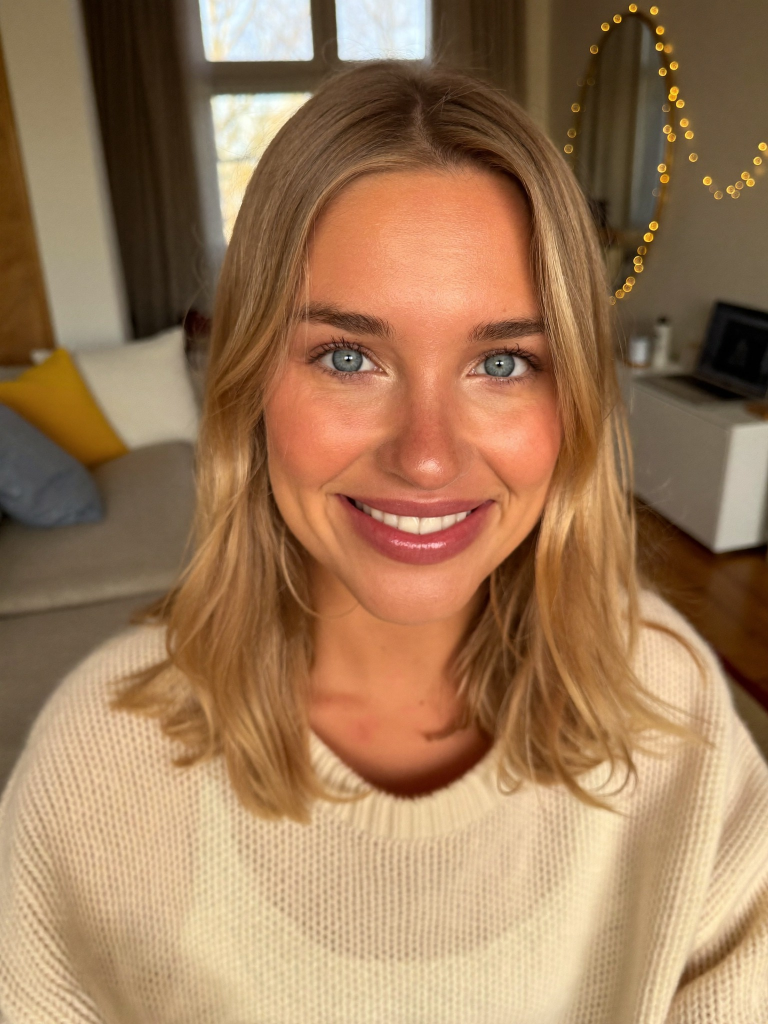
#> input picture ki-begleiterin/bilder/aylin-1-original.jpg, 1536 x 2048 px, given in place of verdun_thumb_base.png, which was not available (shown at 1/2 size)
$ python thumbnail.py
#> lines starting #> are read from the running program, lines starting #| are printed output that depends on the picture
### warazlib/ui.py
"""WarAZ-Einblendungen (einheitliches Design): Zähler, Ortslabel, Datumstitel, Zahlenkarte,
Kapitelkarte, Zitatkarte, Badge. Alles wird als RGBA-Ebene (PIL) gezeichnet und aufs Bild gelegt.

Stil: kantige Barlow-Condensed-Schrift, dunkle halbtransparente Platten mit abgeschrägter Ecke,
ein roter Akzentbalken. Farben siehe STYLE.
"""
import math
import os
from functools import lru_cache

import numpy as np
from PIL import Image, ImageDraw, ImageFont

ROOT = os.path.dirname(os.path.dirname(os.path.abspath(__file__)))
FONTS = os.path.join(ROOT, "assets", "fonts")

STYLE = dict(
    text=(238, 233, 224),
    muted=(176, 172, 164),
    plate=(14, 16, 20),
    plate_alpha=200,
    accent=(200, 56, 38),        # Signalrot
    warn=(232, 184, 52),         # Gelb für „umstritten“/„Schätzung“
    de=(132, 136, 122),          # Feldgrau
    fr=(104, 138, 186),          # Horizontblau
)


@lru_cache(maxsize=64)
def font(name, size):
    files = {
        "title": "BarlowCondensed-ExtraBold.ttf",
        "bold": "BarlowCondensed-Bold.ttf",
        "semi": "BarlowCondensed-SemiBold.ttf",
        "med": "BarlowCondensed-Medium.ttf",
        "body": "Barlow-Medium.ttf",
    }
    return ImageFont.truetype(os.path.join(FONTS, files[name]), size)


def ease(t):
    t = min(max(t, 0.0), 1.0)
    return t * t * (3 - 2 * t)


def ease_out(t):
    t = min(max(t, 0.0), 1.0)
    return 1 - (1 - t) ** 3


# [5 lines left out: function fade, not called in this run]


def spaced(draw, xy, text, fnt, fill, spacing=0.0):
    x, y = xy
    for ch in text:
        draw.text((x, y), ch, font=fnt, fill=fill)
        x += draw.textlength(ch, font=fnt) + spacing
    return x


def text_w(text, fnt, spacing=0.0):
    d = ImageDraw.Draw(Image.new("L", (1, 1)))
    return sum(d.textlength(ch, font=fnt) + spacing for ch in text) - spacing


# [7 lines left out: function plate, not called in this run]


class Overlay:
    # [4 lines left out: function __init__, not called in this run]

    def clear(self):
        self.img = Image.new("RGBA", (self.W, self.H), (0, 0, 0, 0))
        self.d = ImageDraw.Draw(self.img)

    # ------------------------------------------------------------ Zähler (unten links, dauerhaft)
    # [138 lines left out: functions counter, place, date_title, number_card, badge, chapter and 1 more, not called in this run]

    # ------------------------------------------------------------ Ausgabe
    def rgba(self):
        return np.asarray(self.img)


# [11 lines left out: function composite, not called in this run]

### projects/verdun_1916/thumbnail.py
"""Thumbnail 1280×720: KI-Grundbild (assets/ww1/thumbnail_src) + Text per PIL (Vorlage für WarAZ)."""
import os
import sys
from PIL import Image, ImageDraw, ImageFilter, ImageEnhance

HERE = os.path.dirname(os.path.abspath(__file__))
ROOT = os.path.dirname(os.path.dirname(HERE))
sys.path.insert(0, ROOT)
from warazlib import ui as UI  # noqa: E402


def make_thumb(base, out, big=("300.000", "TOTE"), tag="FÜR EIN PAAR KM?", kicker="VERDUN 1916"):
#> called with out = 'export/verdun_1916_thumbnail.jpg', big = ('300.000', 'TOTE'), tag = 'FÜR EIN PAAR KM?', kicker = 'VERDUN 1916'
    im = Image.open(base).convert("RGB")
#> im is the input picture: PIL image 1536x2048 RGB; mean R, G, B 157.3, 121.9, 89
    w, h = im.size
#> w = 1536; h = 2048
    th = int(w * 9 / 16)
#> th = 864
    im = im.crop((0, (h - th) // 2, w, (h - th) // 2 + th)).resize((1280, 720), Image.LANCZOS)
#> im: PIL image 1280x720 RGB
    im = ImageEnhance.Contrast(im).enhance(1.08)
    im = ImageEnhance.Color(im).enhance(1.08)
    # Abdunkeln links oben für Lesbarkeit
    g = Image.new("L", (1280, 720), 0)
#> g: PIL image 1280x720 L; every value is 0
    gd = ImageDraw.Draw(g)
    for x in range(0, 760, 4):
        a = int(170 * (1 - x / 760) ** 1.4)
        gd.rectangle((x, 0, x + 4, 720), fill=a)
    g = g.filter(ImageFilter.GaussianBlur(30))
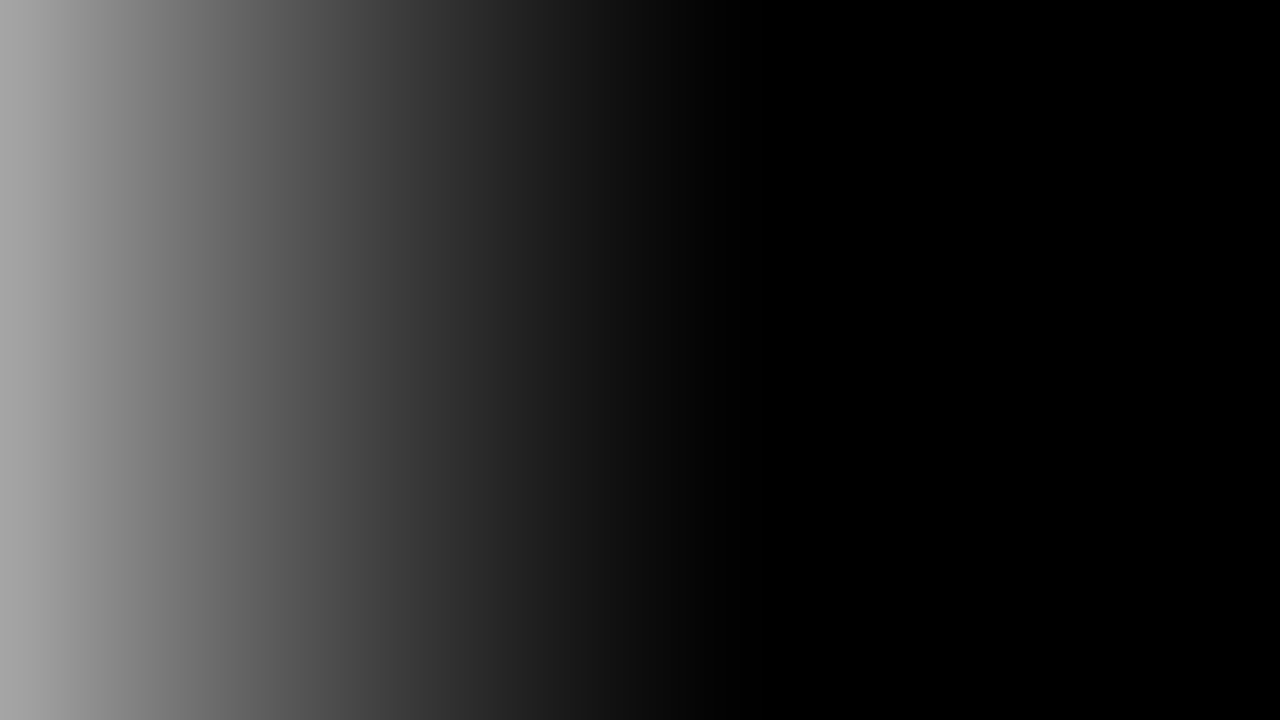
#> g: PIL image 1280x720 L; min 0, max 165, mean 42.1
    im = Image.composite(Image.new("RGB", im.size, (8, 8, 10)), im, g)
    d = ImageDraw.Draw(im, "RGBA")
    # Kicker
    fk = UI.font("bold", 40)
    kw = UI.text_w(kicker, fk, 6)
    d.rectangle((44, 40, 44 + kw + 36, 92), fill=(14, 16, 20, 225))
    d.rectangle((44, 40, 52, 92), fill=UI.STYLE["accent"] + (255,))
    UI.spaced(d, (66, 44), kicker, fk, UI.STYLE["text"] + (255,), 6)
    # Große Zeilen
    fb = UI.font("title", 178)
    y = 100
    for i, line in enumerate(big):
        col = (255, 255, 255) if i == 0 else (255, 214, 90)
        sh = Image.new("RGBA", im.size, (0, 0, 0, 0))
        sd = ImageDraw.Draw(sh)
        sd.text((50, y + 8), line, font=fb, fill=(0, 0, 0, 200), stroke_width=10, stroke_fill=(0, 0, 0, 200))
        sh = sh.filter(ImageFilter.GaussianBlur(6))
        im.paste(sh, (0, 0), sh)
        d = ImageDraw.Draw(im, "RGBA")
        d.text((44, y), line, font=fb, fill=col, stroke_width=6, stroke_fill=(10, 10, 12))
        y += 168
#> this loop made 2 passes
#> pass 1, in make_thumb, `sh = sh.filter(ImageFilter.GaussianBlur(6))`:
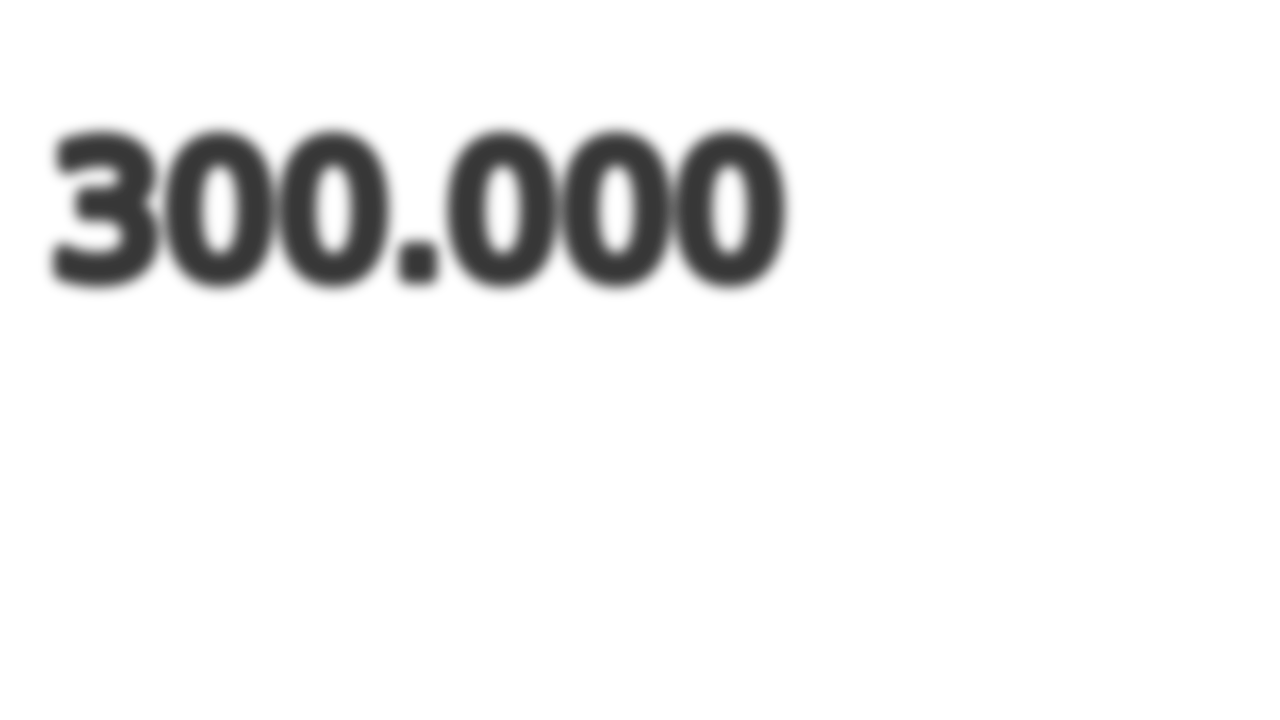
#> sh: PIL image 1280x720 RGBA; mean R, G, B, A 0, 0, 0, 15.1; transparent parts drawn white
#> after the loop:
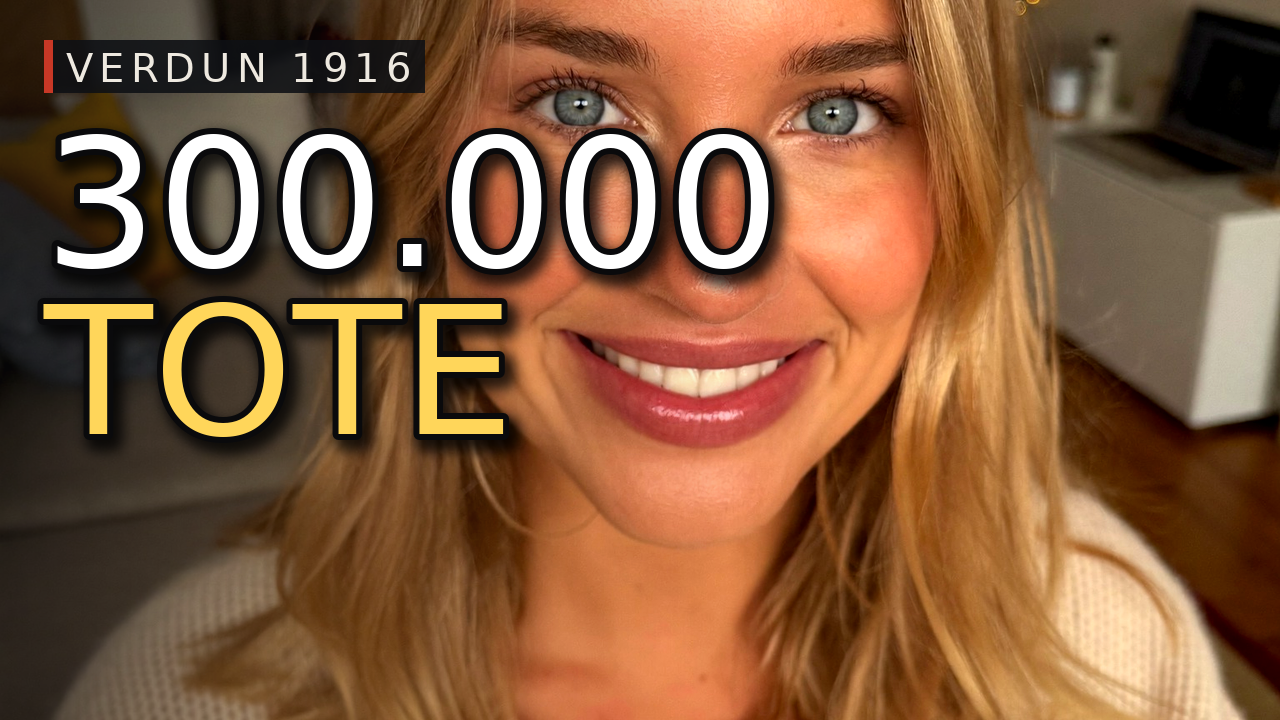
#> im: PIL image 1280x720 RGB; mean R, G, B 129.9, 88.9, 58.7
#> after the loop, y = 436
    # Tag-Plakette
    ft = UI.font("title", 70)
    tw = d.textlength(tag, font=ft)
#> tw = 651.7
    y += 26
#> y = 462
    d.polygon([(44, y), (44 + tw + 64, y), (44 + tw + 40, y + 92), (44, y + 92)], fill=UI.STYLE["accent"] + (245,))
    d.text((70, y + 6), tag, font=ft, fill=(255, 255, 255), stroke_width=2, stroke_fill=(90, 20, 14))
    im.save(out, quality=95)
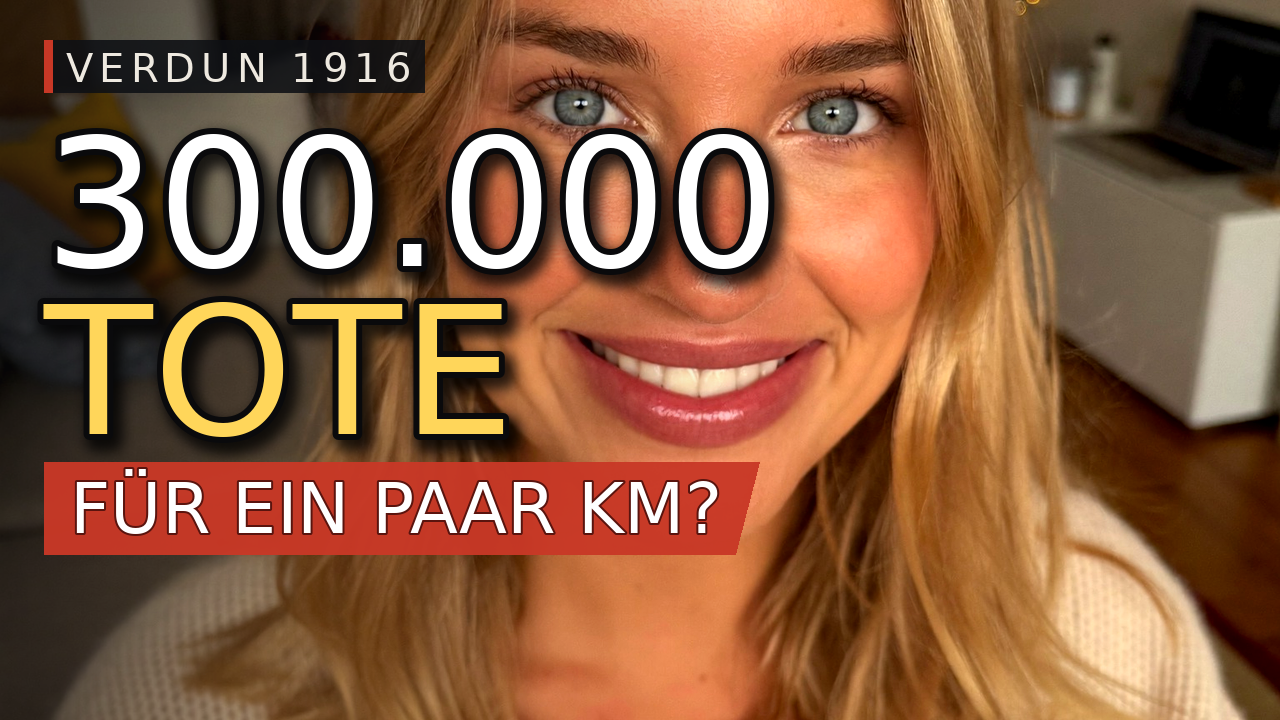
#> saved as verdun_1916_thumbnail.jpg: PIL image 1280x720 RGB; mean R, G, B 135.2, 89.4, 60.4
    return out


if __name__ == "__main__":
    os.makedirs(os.path.join(ROOT, "export"), exist_ok=True)
    out = make_thumb(os.path.join(ROOT, "assets", "ww1", "thumbnail_src", "verdun_thumb_base.png"),
                     os.path.join(ROOT, "export", "verdun_1916_thumbnail.jpg"))
    print(out, Image.open(out).size)

$ run again, on ki-begleiterin/bilder/aylin-2-original.jpg
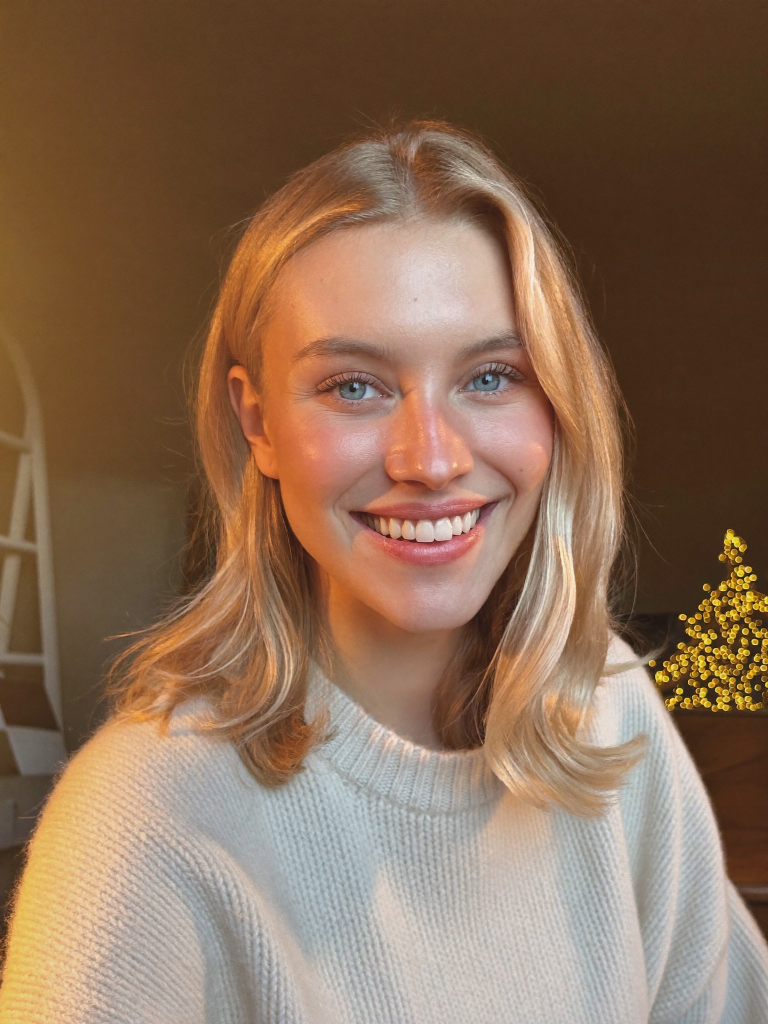
#> input picture ki-begleiterin/bilder/aylin-2-original.jpg, 1536 x 2048 px, given in place of verdun_thumb_base.png, which was not available (shown at 1/2 size)
#> in make_thumb, im is the input picture: PIL image 1536x2048 RGB; mean R, G, B 138.6, 109.4, 86.9
#> after the loop in make_thumb, `for i, line in enumerate(big):`:
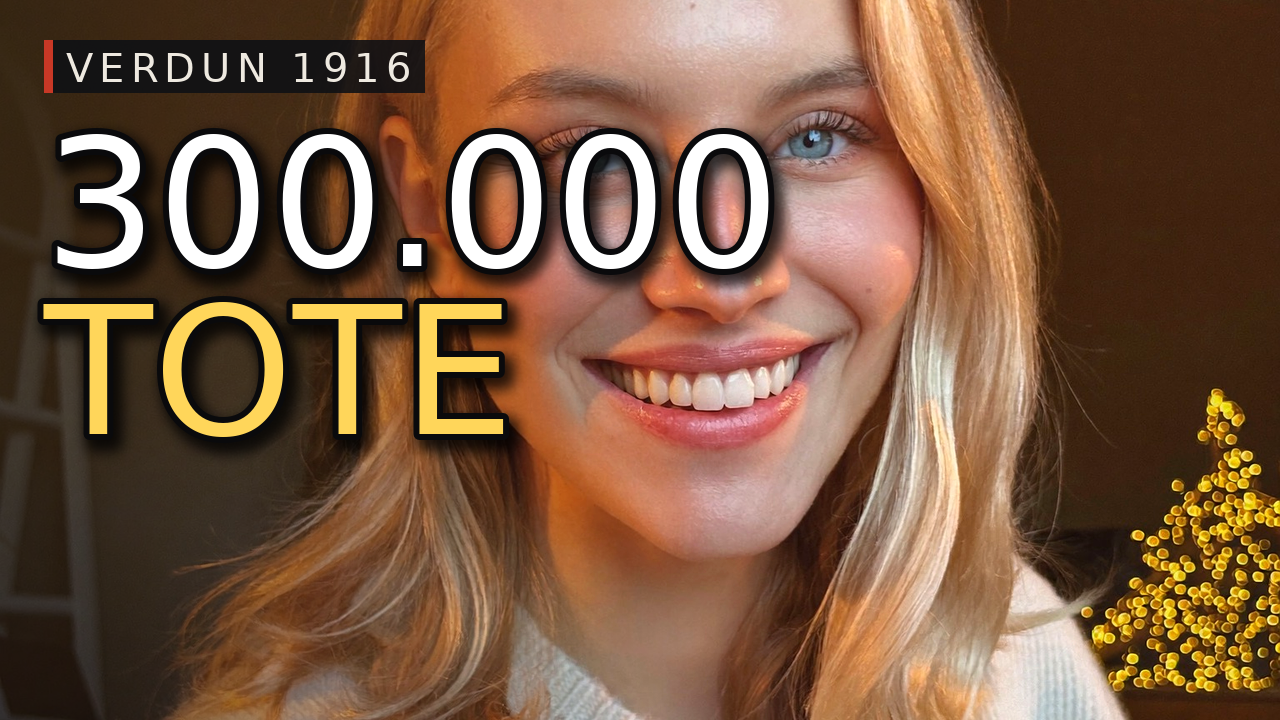
#> im: PIL image 1280x720 RGB; mean R, G, B 120.8, 87.3, 63.4
#> after the loop in make_thumb, `for i, line in enumerate(big):`: y = 436
#> tw = 651.7
#> in make_thumb, `y += 26`: y = 462
#> in make_thumb, `im.save(out, quality=95)`:
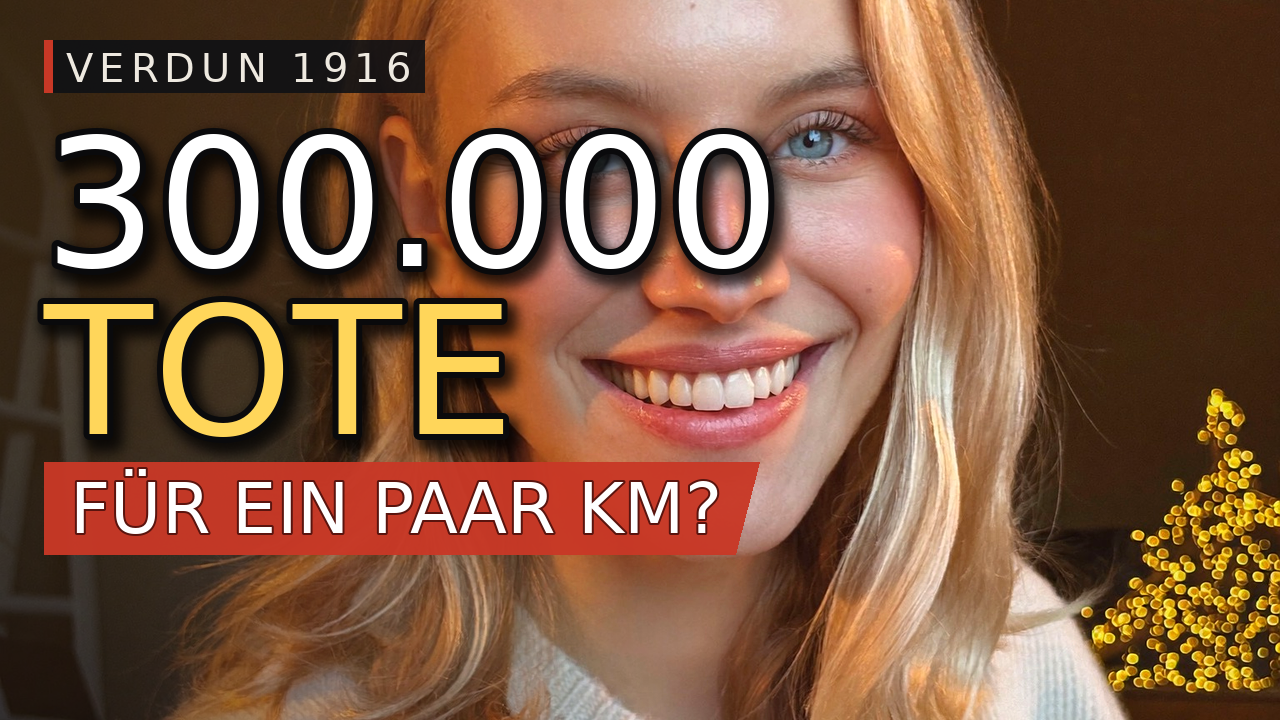
#> saved as verdun_1916_thumbnail.jpg: PIL image 1280x720 RGB; mean R, G, B 126.7, 88, 64.6
